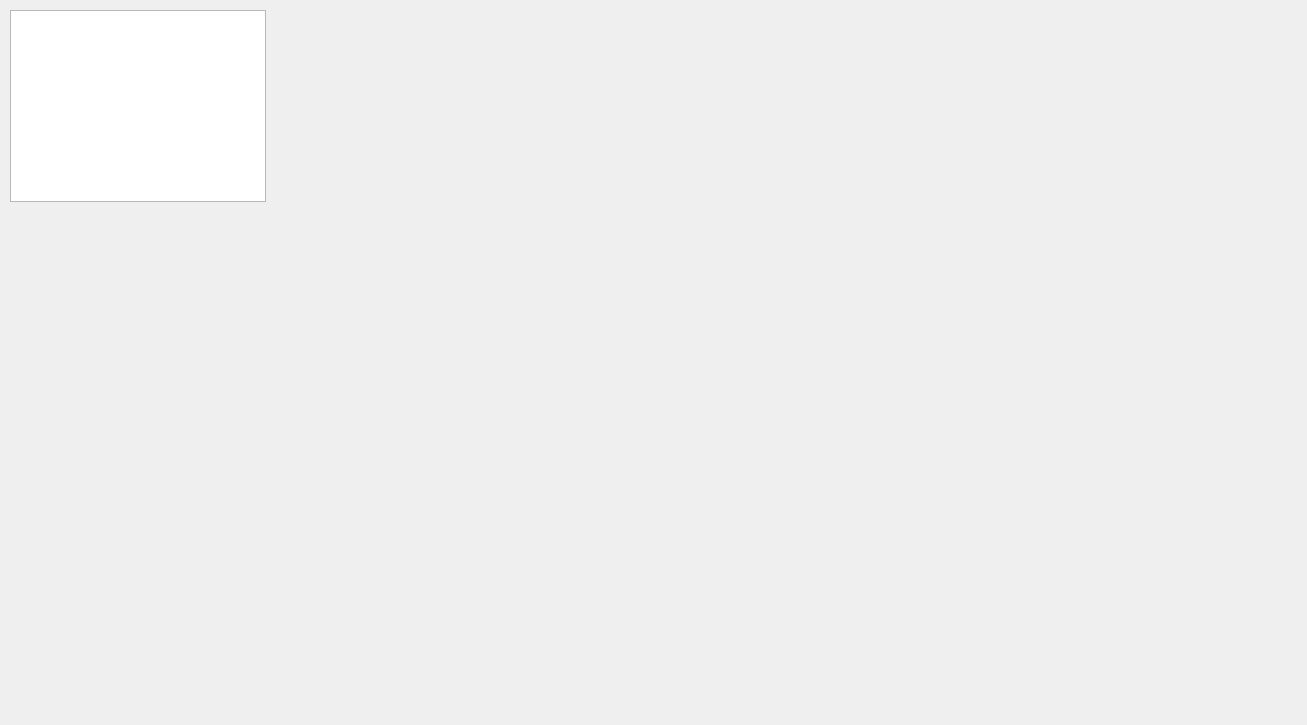
<?xml version="1.0" encoding="UTF-8"?>
<ui version="4.0">
 <class>Form</class>
 <widget class="QWidget" name="Form">
  <property name="geometry">
   <rect>
    <x>0</x>
    <y>0</y>
    <width>1307</width>
    <height>725</height>
   </rect>
  </property>
  <property name="windowTitle">
   <string>Form</string>
  </property>
  <widget class="QListView" name="listView">
   <property name="geometry">
    <rect>
     <x>10</x>
     <y>10</y>
     <width>256</width>
     <height>192</height>
    </rect>
   </property>
   <property name="maximumSize">
    <size>
     <width>256</width>
     <height>192</height>
    </size>
   </property>
  </widget>
 </widget>
 <resources/>
 <connections/>
</ui>
